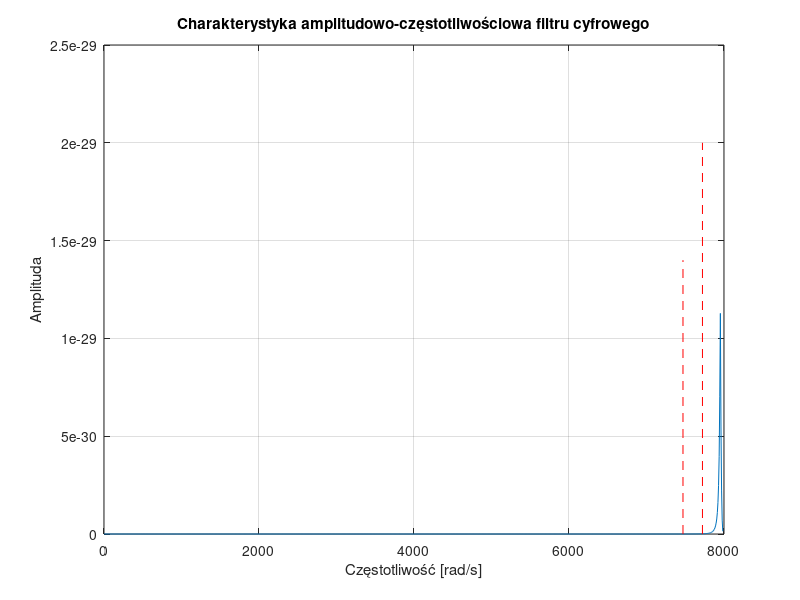
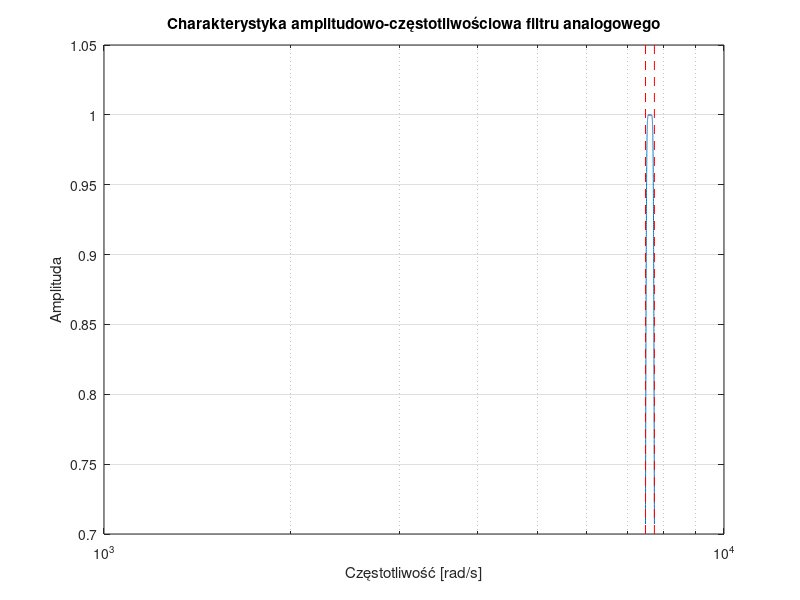
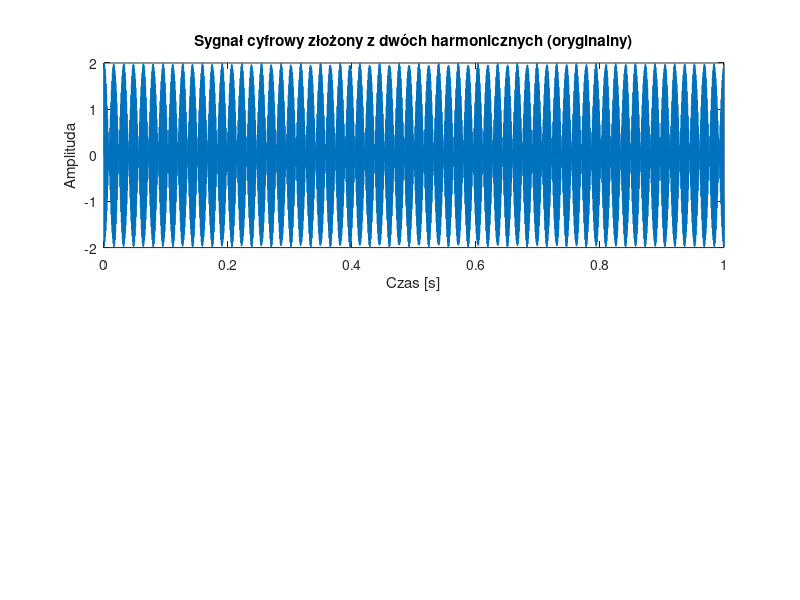
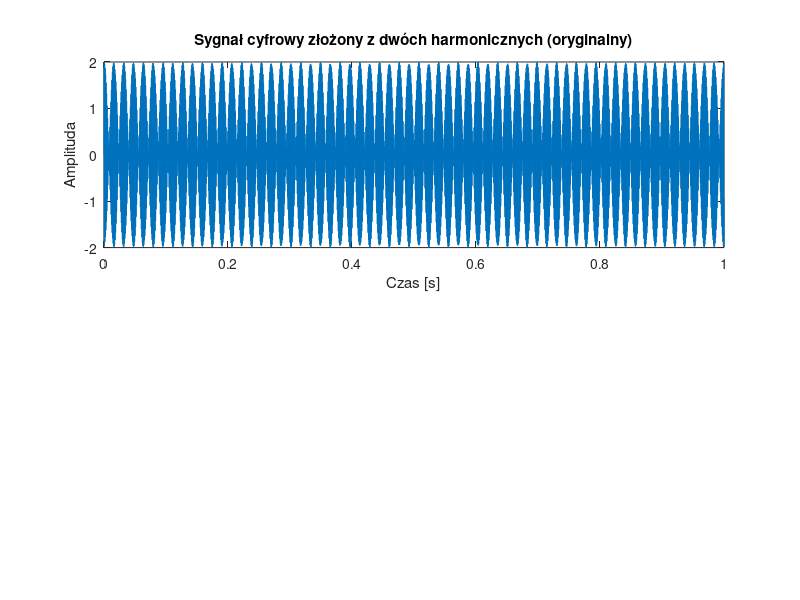

Source code (MATLAB) for these figures, in order:
close all;
clear all;
clc

load("butter.mat")

fs = 16000;
fmin = 1189;
fmax = 1229;
wmin = 2*pi*fmin;
wmax = 2*pi*fmax;

[b,a] = zp2tf(z,p,k);


[num_d, den_d] = bilinear(b, a, fs);
N = 1024; % liczba punktów w charakterystyce
[H, w] = freqz(num_d, den_d, N, fs);
% Wykres charakterystyki amplitudowo-częstotliwościowej
figure;
plot(w, abs(H));
xlabel('Częstotliwość [rad/s]');
ylabel('Amplituda');
title('Charakterystyka amplitudowo-częstotliwościowa filtru cyfrowego');
grid on;
% Dodanie linii pionowych dla częstotliwości granicznych
hold on;
line([wmin, wmin], ylim, 'Color', 'r', 'LineStyle', '--');
line([wmax, wmax], ylim, 'Color', 'r', 'LineStyle', '--');
hold off; 


% Obliczenie charakterystyki amplitudowo-częstotliwościowej dla filtru analogowego
w = logspace(log10(wmin), log10(wmax), 1000); % równomiernie rozmieszczone częstotliwości w skali logarytmicznej
Hz = freqs(b, a, w);

% Wykres charakterystyki amplitudowo-częstotliwościowej filtru analogowego
figure;
semilogx(w, abs(Hz));
xlabel('Częstotliwość [rad/s]');
ylabel('Amplituda');
title('Charakterystyka amplitudowo-częstotliwościowa filtru analogowego');
grid on;
line([wmin, wmin], ylim, 'Color', 'r', 'LineStyle', '--');
line([wmax, wmax], ylim, 'Color', 'r', 'LineStyle', '--');
hold off; 


duration = 1; % czas trwania w sekundach
t = 0:1/fs:duration-1/fs; % wektor czasu

% Częstotliwości harmoniczne w hercach
f1 = 1209;
f2 = 1272;

% Generowanie sygnałów harmonicznych
signal1 = sin(2*pi*f1*t);
signal2 = sin(2*pi*f2*t);

% Sumowanie sygnałów
digital_signal = signal1 + signal2;


% Przefiltrowanie sygnału cyfrowego
filtered_signal = zeros(size(digital_signal)); % Inicjalizacja sygnału przefiltrowanego

% Konwolucja sygnału z odpowiedzią impulsową filtra
for n = 1:length(filtered_signal)
    for k = 1:length(num_d)
        if n-k+1 > 0
            filtered_signal(n) = filtered_signal(n) + num_d(k)*digital_signal(n-k+1);
        end
    end
    for k = 2:length(den_d)
        if n-k+1 > 0
            filtered_signal(n) = filtered_signal(n) - den_d(k)*filtered_signal(n-k+1);
        end
    end
end

% Wyświetlenie sygnału przefiltrowanego i oryginalnego
figure;
subplot(2,1,1);
plot(t, digital_signal);
xlabel('Czas [s]');
ylabel('Amplituda');
title('Sygnał cyfrowy złożony z dwóch harmonicznych (oryginalny)');
subplot(2,1,2);
plot(t, filtered_signal);
xlabel('Czas [s]');
ylabel('Amplituda');
title('Sygnał cyfrowy po filtracji ( własny filtr )');


% Przefiltrowanie sygnału cyfrowego
filtered_signal = filter(num_d, den_d, digital_signal);

% Wyświetlenie sygnału przefiltrowanego i oryginalnego
figure;
subplot(2,1,1);
plot(t, digital_signal);
xlabel('Czas [s]');
ylabel('Amplituda');
title('Sygnał cyfrowy złożony z dwóch harmonicznych (oryginalny)');
subplot(2,1,2);
plot(t, filtered_signal);
xlabel('Czas [s]');
ylabel('Amplituda');
title('Sygnał cyfrowy po filtracji');




